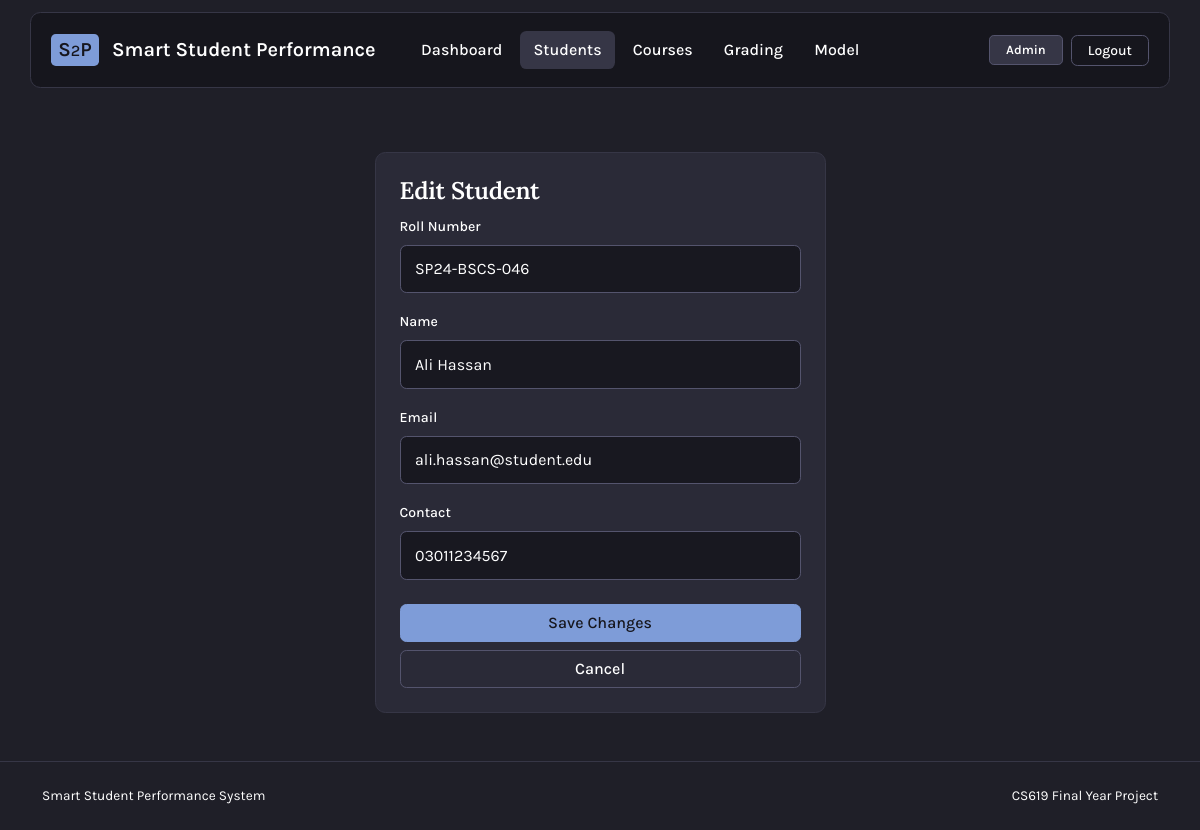
The page /admin/students/2/edit (signed in) on the database its author committed.
### app/models.py (models this page shows)
class Student(db.Model):
    id = db.Column(db.Integer, primary_key=True)
    roll_number = db.Column(db.String(20), unique=True, nullable=False)
    name = db.Column(db.String(100), nullable=False)
    email = db.Column(db.String(120), unique=True, nullable=False)
    contact = db.Column(db.String(20), nullable=False)
    enrollments = db.relationship(
        "Enrollment", backref="student", cascade="all, delete-orphan"
    )
    marks = db.relationship("Marks", backref="student", cascade="all, delete-orphan")
    attendance_records = db.relationship(
        "Attendance", backref="student", cascade="all, delete-orphan"
    )
    predictions = db.relationship(
        "Prediction", backref="student", cascade="all, delete-orphan"
    )

### app/routes.py (the view, shortened to what this page needs)
@main.route("/admin/students/<int:student_id>/edit", methods=["GET", "POST"])
@login_required
@role_required(ROLE_ADMIN)
def admin_edit_student(student_id):
    student = Student.query.get(student_id)
    if student is None:
        flash("Student not found.", "danger")
        return redirect(url_for("main.admin_students"))
    return render_template("admin_edit_student.html", student=student)

### app/routes.py (called while the page is built)
def login_required(view):
    @wraps(view)
    def wrapped_view(*args, **kwargs):
        if "user_id" not in session:
            flash("Please log in to continue.", "warning")
            return redirect(url_for("main.login"))
        return view(*args, **kwargs)
    return wrapped_view

def role_required(*allowed_roles):
    def decorator(view):
        @wraps(view)
        def wrapped_view(*args, **kwargs):
            if "role" not in session or session["role"] not in allowed_roles:
                flash("You do not have permission to access this page.", "danger")
                return redirect(url_for("main.index"))
            return view(*args, **kwargs)
        return wrapped_view
    return decorator

### app/templates/admin_edit_student.html (shortened to what this page needs)
{% extends 'base.html' %}
{% block content %}
  <div class="row justify-content-center">
    <div class="col-lg-5">
      <div class="surface-card p-4 shadow-md">
        <h1 class="h4 fw-semibold">Edit Student</h1>
        <form method="POST">
          <div class="mb-3">
            <label class="form-label" for="roll_number">Roll Number</label>
            <input class="form-control form-control-soft"
                   type="text"
                   name="roll_number"
                   id="roll_number"
                   value="{{ student.roll_number }}"
                   required />
          </div>
          <div class="mb-3">
            <label class="form-label" for="name">Name</label>
            <input class="form-control form-control-soft"
                   type="text"
                   name="name"
                   id="name"
                   value="{{ student.name }}"
                   required />
          </div>
          <div class="mb-3">
            <label class="form-label" for="email">Email</label>
            <input class="form-control form-control-soft"
                   type="email"
                   name="email"
                   id="email"
                   value="{{ student.email }}"
                   required />
          </div>
          <div class="mb-4">
            <label class="form-label" for="contact">Contact</label>
            <input class="form-control form-control-soft"
                   type="text"
                   name="contact"
                   id="contact"
                   value="{{ student.contact }}"
                   required />
          </div>
          <button class="btn btn-primary w-100 mb-2" type="submit">Save Changes</button>
          <a class="btn btn-outline-secondary w-100"
             href="{{ url_for('main.admin_students') }}">Cancel</a>
        </form>
      </div>
    </div>
  </div>
{% endblock %}

### app/static/CSS/style.css (style rules this page uses)
:root { --bg-base: #1f1f28; --bg-navbar: #16161d; --bg-surface: #2a2a37; --bg-input: #181820; --bg-hover: #363646; --border-subtle: #363646; --border-input: #54546d; --border-hover: #938aa9; --accent: #7e9cd8; --accent-hover: #6c8bc9; --accent-danger: #e46876; --accent-success: #98bb6c; --accent-warning: #e6c384; --radius-sm: 0.3rem; --radius-md: 0.4rem; --radius-lg: 0.5rem; --radius-xl: 0.65rem; }
body { min-height: 100vh; font-family: "Karla", system-ui, -apple-system, "Segoe UI", sans-serif; color: var(--text-primary); background: var(--bg-base); }
.app-shell { display: flex; flex-direction: column; }
a { color: var(--accent); text-decoration: none; }
.surface-card { background: var(--bg-surface); border: 1px solid var(--border-subtle); border-radius: var(--radius-xl); color: var(--text-primary); box-shadow: none !important; }
h1, h2, h3, h4, h5, h6 { font-family: "Lora", Georgia, serif; color: var(--text-bright); font-weight: 600; letter-spacing: -0.01em; }
.form-label { color: var(--text-primary); font-size: 0.88rem; font-weight: 500; }
.form-control-soft { background-color: var(--bg-input); color: var(--text-bright); border: 1px solid var(--border-input); border-radius: var(--radius-md); padding: 0.7rem 0.9rem; transition: border-color 0.12s ease; }
.form-control-soft::placeholder { color: var(--text-muted); opacity: 1; }
.btn { border-radius: var(--radius-md); font-weight: 500; transition: background-color 0.12s ease, border-color 0.12s ease, color 0.12s ease; }
.btn-primary { background: var(--accent); border-color: var(--accent); color: var(--bg-navbar); }
.btn-outline-secondary { border-color: var(--border-input); color: var(--text-primary); }

### rows shown on the page
Student: roll_number "SP24-BSCS-046", name "Ali Hassan", email "ali.hassan@student.edu", contact "03011234567"

### other values the page prints
{{ session.get("role").capitalize() }} "Admin"
